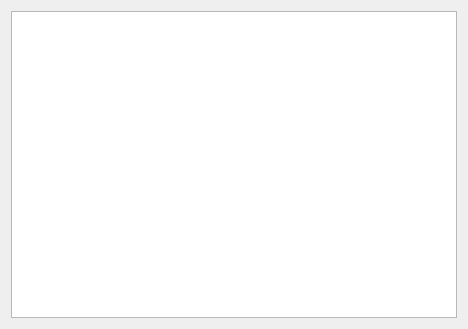
<?xml version="1.0" encoding="UTF-8"?>
<ui version="4.0">
 <class>DebugDialog</class>
 <widget class="QDialog" name="DebugDialog">
  <property name="geometry">
   <rect>
    <x>0</x>
    <y>0</y>
    <width>468</width>
    <height>329</height>
   </rect>
  </property>
  <property name="windowTitle">
   <string>Debug Browser</string>
  </property>
  <layout class="QHBoxLayout" name="horizontalLayout">
   <item>
    <widget class="QTextBrowser" name="debugBrowser"/>
   </item>
  </layout>
 </widget>
 <layoutdefault spacing="6" margin="11"/>
 <resources/>
 <connections/>
</ui>
